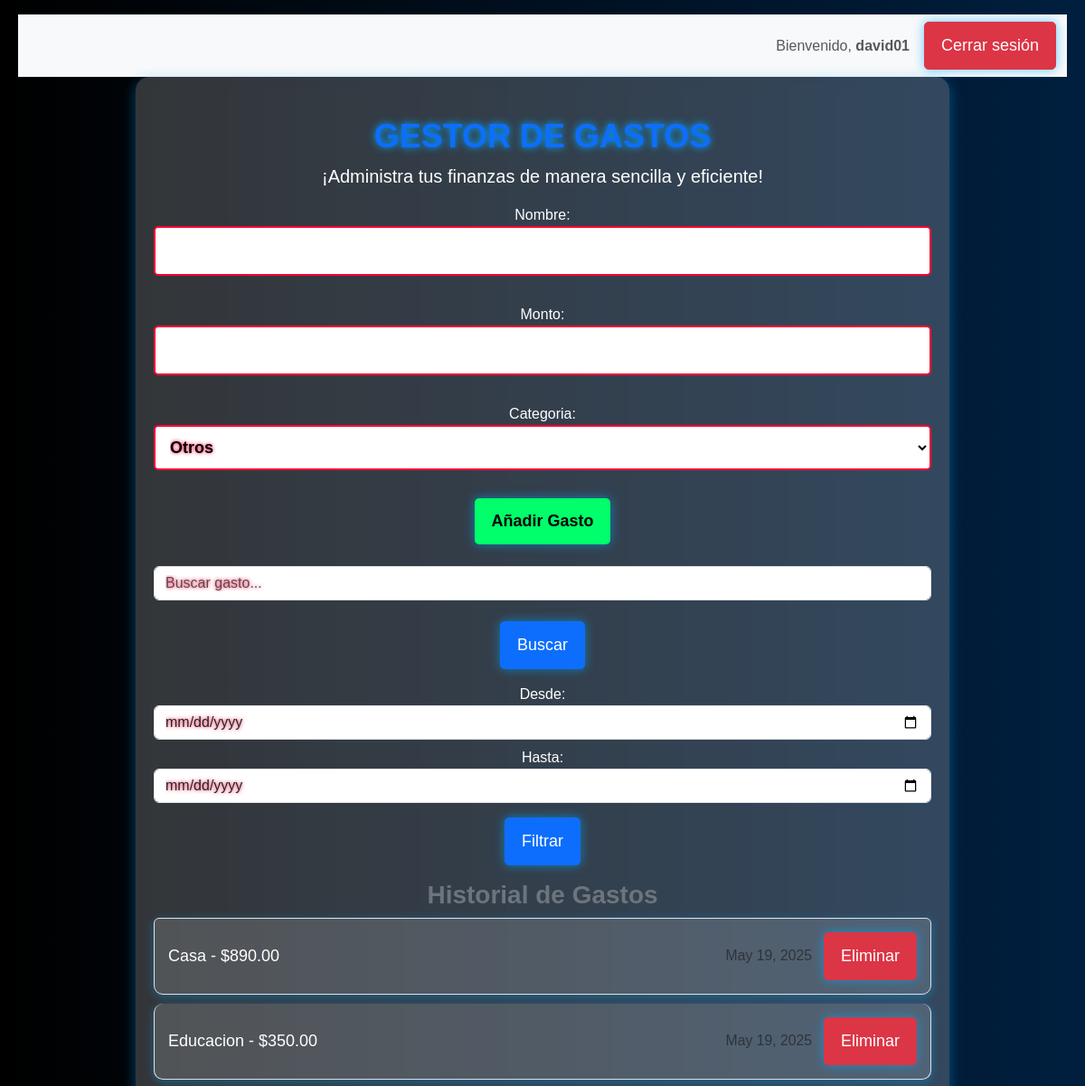
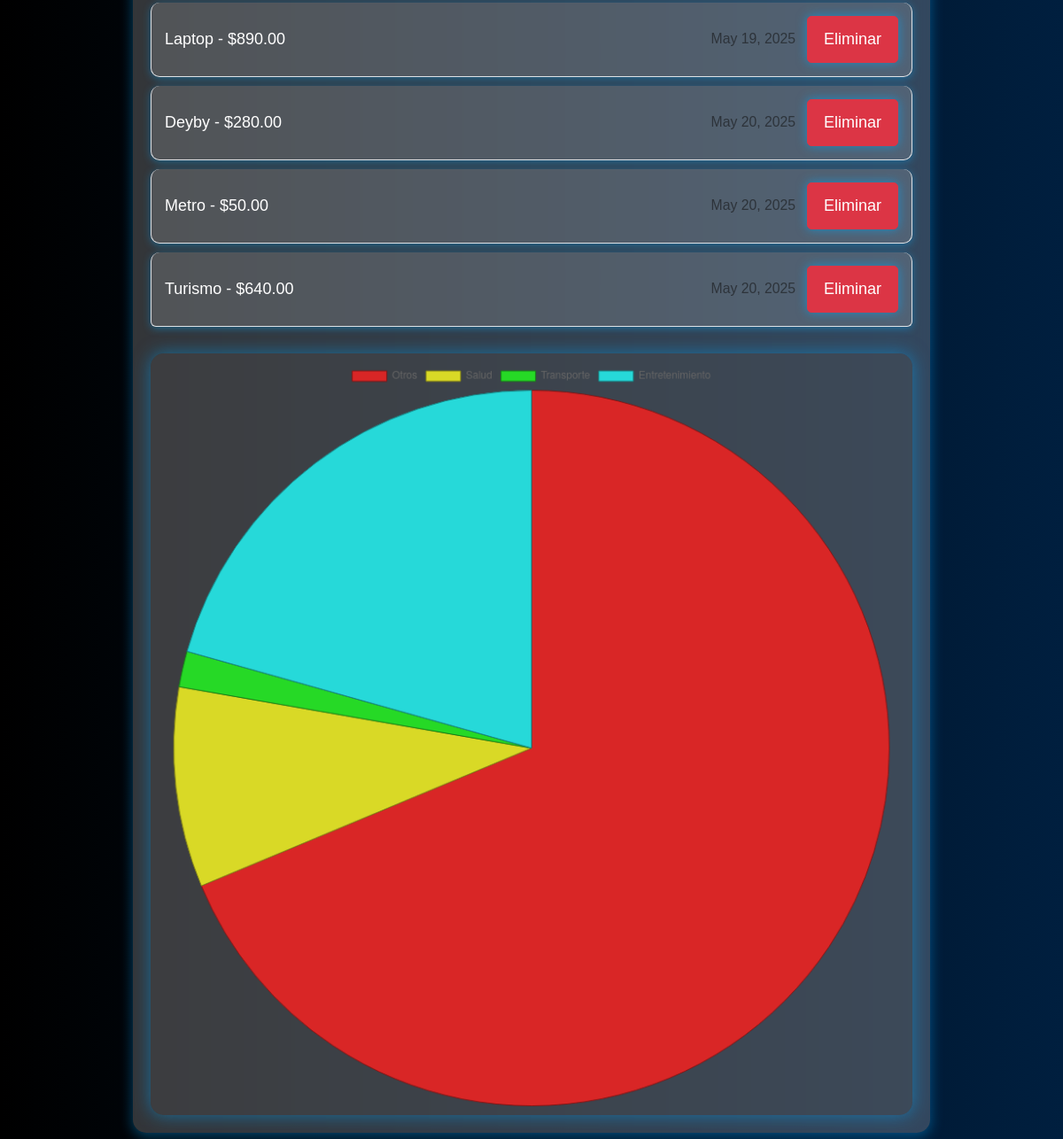
The app's page / (signed in) with its own data (2 pictures, top to bottom).
### gastos/models.py (models this page shows, shortened)
class Gasto(models.Model):
    CATEGORIAS = [
        ("Alimentación", "Alimentación"),
        ("Transporte", "Transporte"),
        ("Entretenimiento", "Entretenimiento"),
        ("Salud", "Salud"),
        ("Otros", "Otros"),
    ]
    nombre = models.CharField(max_length=100)
    monto = models.DecimalField(max_digits=10, decimal_places=2)
    fecha = models.DateField(auto_now_add=True)
    categoria = models.CharField(max_length=50, choices=CATEGORIAS, default="Otros")

### gastos/views.py (the view)
# urls.py: path("", views.index, name="index"),  # Ruta para la página principal
@login_required(login_url="login")
def index(request):
    query = request.GET.get("q", "")
    fecha_inicio = request.GET.get("fecha_inicio", "")
    fecha_fin = request.GET.get("fecha_fin", "")
    if request.method == "POST":
        form = GastoForm(request.POST)
        if form.is_valid():
            form.save()
            messages.success(request, "¡Gasto agregado exitosamente!")
            return redirect("index")
    form = GastoForm()
    gastos = Gasto.objects.all()
    if query:
        gastos = gastos.filter(nombre__icontains=query)
    if fecha_inicio and fecha_fin:
        gastos = gastos.filter(fecha__range=[fecha_inicio, fecha_fin])
    gastos_por_categoria_json = obtener_datos_por_categoria()
    return render(request, "gastosp/index.html", {
        "form": form,
        "gastos": gastos,
        "gastos_por_categoria_json": gastos_por_categoria_json
    })

### gastos/forms.py
class GastoForm(forms.ModelForm):
    class Meta:
        model = Gasto
        fields = ["nombre", "monto", "categoria"]

### gastos/views.py (called while the page is built)
def obtener_datos_por_categoria():
    gastos = Gasto.objects.all()
    categorias = {}
    for gasto in gastos:
        if gasto.categoria in categorias:
            categorias[gasto.categoria] += float(gasto.monto)
        else:
            categorias[gasto.categoria] = float(gasto.monto)
    return json.dumps([{"categoria": c, "total": categorias[c]} for c in categorias])

### gastos/templates/gastosp/index.html (shortened to what this page needs)
{% load static %}
<!DOCTYPE html>
<html lang="es">
<head>
    <link href="https://cdn.jsdelivr.net/npm/bootstrap@5.3.0/dist/css/bootstrap.min.css" rel="stylesheet">
    <link rel="stylesheet" type="text/css" href="{% static 'gastos/styles.css' %}">
</head>
<body class="bg-light py-3">
    <nav class="navbar navbar-light bg-light">
        <div class="container-fluid d-flex justify-content-end">
            {% if user.is_authenticated %}
                <span class="navbar-text me-3">Bienvenido, <strong>{{ user.username }}</strong></span>
                <form method="POST" action="{% url 'logout' %}">
                    <button type="submit" class="btn btn-danger btn-sm">Cerrar sesión</button>
                </form>
            {% else %}
                <a href="{% url 'login' %}" class="btn btn-primary btn-sm">Iniciar sesión</a>
            {% endif %}
        </div>
    </nav>
    <div class="container text-center">
        <h1 class="text-primary mt-4">Gestor de Gastos</h1>
        <p class="lead">¡Administra tus finanzas de manera sencilla y eficiente!</p>
        <form method="POST" class="mb-4">
            <div class="mb-3">
                {{ form.as_p }}
            </div>
            <button type="submit" class="btn btn-success">Añadir Gasto</button>
        </form>
        <form method="GET" class="mb-3">
            <input type="text" name="q" placeholder="Buscar gasto..." value="{{ query }}" class="form-control">
            <button type="submit" class="btn btn-primary mt-2">Buscar</button>
        </form>
        <form method="GET" class="mb-3">
            <label>Desde:</label>
            <input type="date" name="fecha_inicio" class="form-control mb-2">
            <label>Hasta:</label>
            <input type="date" name="fecha_fin" class="form-control mb-2">
            <button type="submit" class="btn btn-primary mt-2">Filtrar</button>
        </form>
        <h2 class="text-secondary">Historial de Gastos</h2>
        <ul class="list-group">
            {% for gasto in gastos %}
                <li class="list-group-item d-flex justify-content-between align-items-center">
                    <span>{{ gasto.nombre }} - ${{ gasto.monto }}</span>
                    <div>
                        <small class="text-muted">{{ gasto.fecha }}</small>
                        <a href="{% url 'eliminar_gasto' gasto.id %}" class="btn btn-danger btn-sm ms-2">Eliminar</a>
                    </div>
                </li>
            {% empty %}
                <li class="list-group-item text-muted">No hay gastos registrados aún.</li>
            {% endfor %}
        </ul>
        <canvas id="categoriasChart" width="400" height="200"></canvas>
    </div>
    <script>
        var categoriasData = JSON.parse('{{ gastos_por_categoria_json|escapejs }}');
        var labels = categoriasData.map(c => c.categoria);
        var data = categoriasData.map(c => c.total);
        if (labels.length > 0) {
            var ctxCategorias = document.getElementById('categoriasChart').getContext('2d');
            var categoriasChart = new Chart(ctxCategorias, {
                type: 'pie',
                data: {
                    labels: labels,
                    datasets: [{
                        label: 'Distribución de Gastos por Categoría',
                        data: data,
                        backgroundColor: labels.map((_, i) => `hsl(${i * 60}, 70%, 50%)`),
                        borderColor: labels.map((_, i) => `hsl(${i * 60}, 70%, 30%)`),
                        borderWidth: 1
                    }]
                },
                options: {
                    responsive: true
                }
            });
        }
    </script>
</body>
</html>

### gastos/static/gastos/styles.css (style rules this page uses)
body { font-family: 'Arial', sans-serif; background: linear-gradient(to right, #000000, #001f3f); color: #ffffff; padding: 20px; }
.container { max-width: 900px; background: rgba(255, 255, 255, 0.2); padding: 20px; border-radius: 15px; backdrop-filter: blur(8px); box-shadow: 0px 4px 15px rgba(0, 170, 255, 0.4); text-align: center; }
h1 { font-size: 36px; font-weight: bold; color: #00aaff; text-shadow: 0px 0px 8px #00aaff; text-transform: uppercase; }
h2 { font-size: 28px; font-weight: bold; color: #ffffff; }
button, .btn { font-size: 18px; padding: 12px 18px; border-radius: 5px; transition: 0.3s ease-in-out; box-shadow: 0px 0px 12px rgba(0, 170, 255, 0.6); }
.btn-success { background-color: #00ff6a; border: none; color: #000000; font-weight: bold; }
input, select { width: 100%; padding: 12px; margin-bottom: 15px; border-radius: 5px; border: 2px solid #ff0033; background: #ffffff; color: #000000; font-size: 18px; font-weight: bold; text-shadow: 0px 0px 4px #ff0033; }
.list-group-item { background: rgba(255, 255, 255, 0.15); color: white; border-radius: 10px; margin-bottom: 10px; padding: 15px; display: flex; justify-content: space-between; align-items: center; font-size: 18px; box-shadow: 0px 2px 10px rgba(0, 170, 255, 0.4); }
canvas { margin-top: 20px; background: rgba(80, 78, 78, 0.3); border-radius: 15px; padding: 10px; box-shadow: 0px 0px 20px rgba(0, 170, 255, 0.5); }

### records on screen
Gasto: nombre "Casa", monto "890.00", fecha "May 19, 2025"
Gasto: nombre "Educacion", monto "350.00", fecha "May 19, 2025"
Gasto: nombre "Laptop", monto "890.00", fecha "May 19, 2025"
Gasto: nombre "Deyby", monto "280.00", fecha "May 20, 2025"
Gasto: nombre "Metro", monto "50.00", fecha "May 20, 2025"
Gasto: nombre "Turismo", monto "640.00", fecha "May 20, 2025"

### other values on screen
{{ user.username }} "david01"
